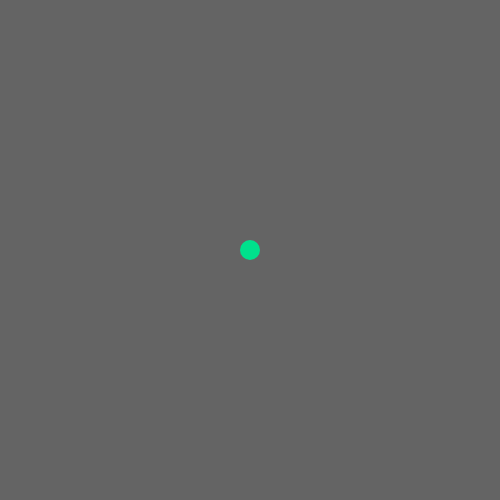
Frame 1 (no input)
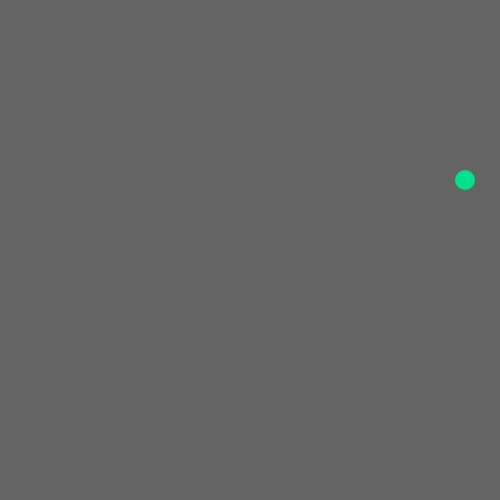
Frame 60 (no input)
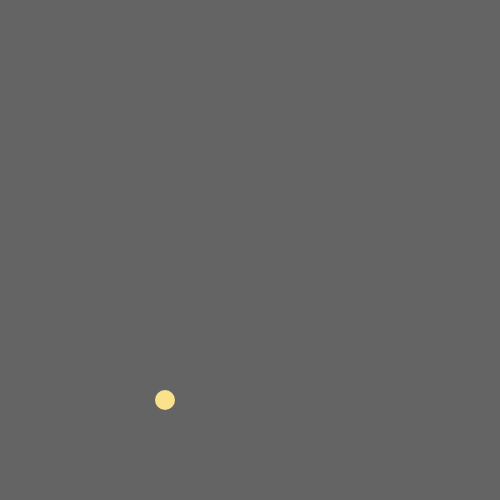
Frame 120 (the mouse pressed at the canvas centre since frame 60)

The p5.js sketch that drew these frames (run headless with seeded random() and noise() and a simulated clock; from frame 60 on, the mouse is pressed at the canvas centre):

// p5.js sketch
// ── sketch.js
var circleY;
var circleX;

var circleXSpeed;
var circleYSpeed;

function setup() {
  createCanvas(500, 500);
  circleY = 250;
  circleX = 250;
  circleXSpeed = 5;
  circleYSpeed = 10;

}

function draw() {
  background(100);

  noStroke();
  fill(mouseX, 225, 140);
  ellipse(circleX, circleY, 20, 20);


  circleX = circleX + circleXSpeed;
  circleY = circleY + circleYSpeed;

  if (circleX < 0 || circleX > width ) {
    circleXSpeed = circleXSpeed * -1;

  }

  //width = size of the background which is 500


  if (circleY < 0 || circleY > height ) {
    circleYSpeed = circleYSpeed * -1;

  }
  //console.log("circleX is " + circleX);

  /*
  whatever under the stars will become a comment
  */
}
